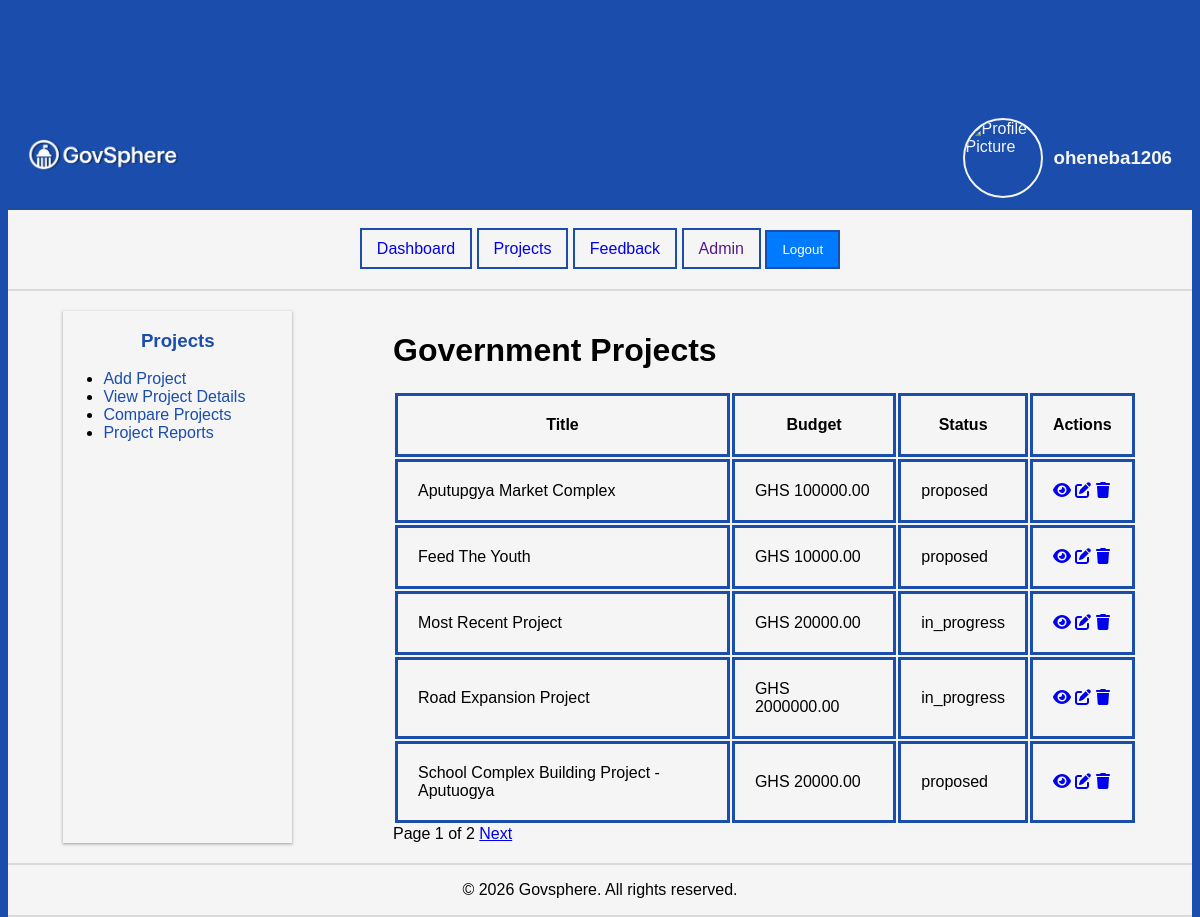
The app's page /projects/ (signed in), older data.
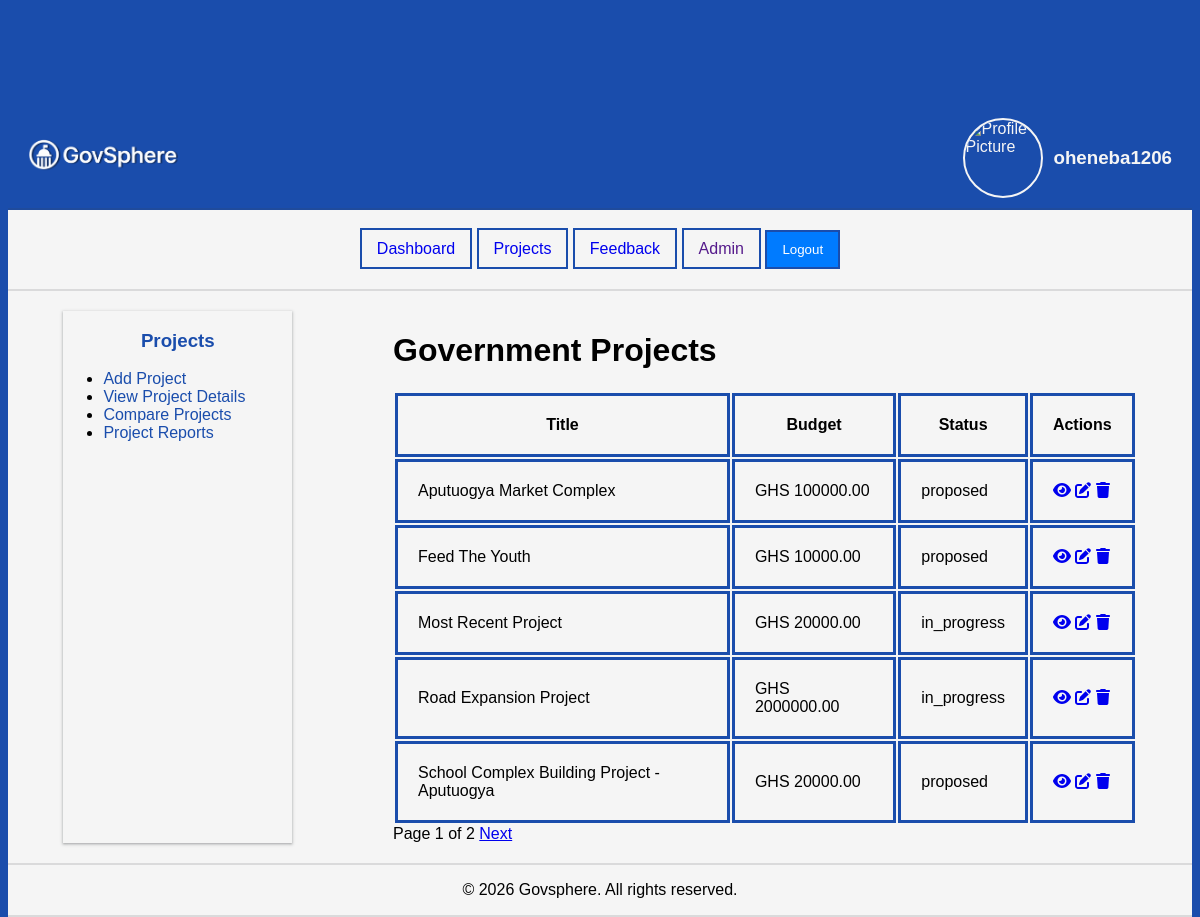
The same page, newer data.
### projects/models.py (models this page shows, shortened)
class Project(models.Model):
    STATUS_CHOICES = (
        ('proposed', 'Pending Approval'),
        ('in_progress', 'In Progress'),
        ('completed', 'Completed'),
    )
    title = models.CharField(max_length=300)
    description = models.TextField()
    budget = models.DecimalField(max_digits=10, decimal_places=2)
    status = models.CharField(max_length=20, choices=STATUS_CHOICES, default='proposed')
    location = models.CharField(max_length=200)
    created_at = models.DateTimeField(auto_now_add=True)
    created_by = models.ForeignKey(settings.AUTH_USER_MODEL, on_delete=models.CASCADE)

### projects/views.py (the view)
# urls.py: path("", views.project_list, name = "project_list"),
@login_required
def project_list(request):
    all_projects =  Project.objects.all().order_by('title')
    paginator = Paginator(all_projects,5)
    page_number = request.GET.get('page',1)
    page_number = int(page_number)
    if page_number < 1:
        page_number = 1
    elif page_number > paginator.num_pages:
        page_number = paginator.num_pages
    page = paginator.page(page_number)
    data = {
        'all_projects': page.object_list,
        'page': page,
    }
    return render(request, "projects/project_list.html", data)

### templates/projects/project_list.html (shortened to what this page needs)
{% extends "defaults/base.html" %}
{% block content %}
<div class="main-container">
    {% block main_nav %}
    <div class="projects-nav">
        <h3>Projects</h3>
        <ul>
            <li>
                <a href="{% url 'add_new_project' %}">Add Project</a>
            </li>
            <li>
                <a href="{% url 'view_project_details' %}">View Project Details</a>
            </li>
            <li>
                <a href="">Compare Projects</a>
            </li>
            <li>
                <a href="">Project Reports</a>
            </li>
        </ul>
    </div>
    {% endblock main_nav %}
    {% block projects_main %}
    <div class="project-list">
        <h1>Government Projects </h1>
        <div class="is-project-list">
            <table>
                <tr>
                    <th>Title</th>
                    <th>Budget</th>
                    <th>Status</th>
                    <th>Actions</th>
                </tr>
                {% for project in all_projects %}
                <tr>
                    <td>{{ project.title }}</td>
                    <td>GHS {{ project.budget }}</td>
                    <td>{{ project.status }}</td>
                    <td>
                        <a href="{% url 'project_detail' project.pk %}"><i class="fa-solid fa-eye"></i></a>
                        <a href="{% url 'edit_project' project.pk %}"><i class="fa-solid fa-pen-to-square"></i></a>
                        <a href="{% url 'delete_project' project.pk %}"><i class="fa-solid fa-trash"></i></a>
                    </td>
                </tr>
                {% empty %}
                <tr>
                    <td colspan="3">No projects available.</td>
                </tr>
                {% endfor %}
            </table>
        </div>
        {% if page.has_other_pages %}
        <div class="pagination">
            <span>
                Page {{page.number}} of {{page.paginator.num_pages}}
            </span>
            {% if page.has_next %}
            <a href="?page={{page.next_page_number}}">Next</a>
            {% endif %}
        </div>
        {% endif %}
    </div>
    {% endblock projects_main %}
</div>
{% endblock content %}

Row changes from the older to the newer data that the page shows:
changed Project: title "Aputupgya Market Complex" → "Aputuogya Market Complex"
